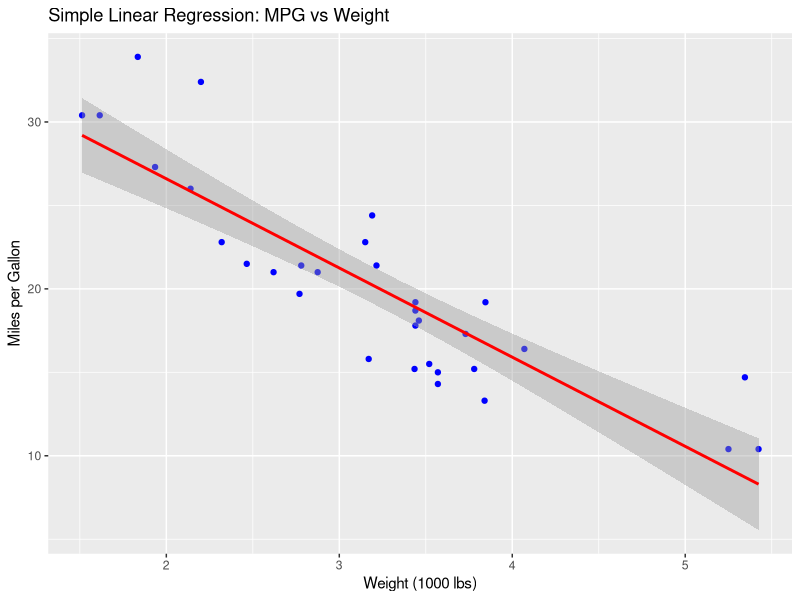
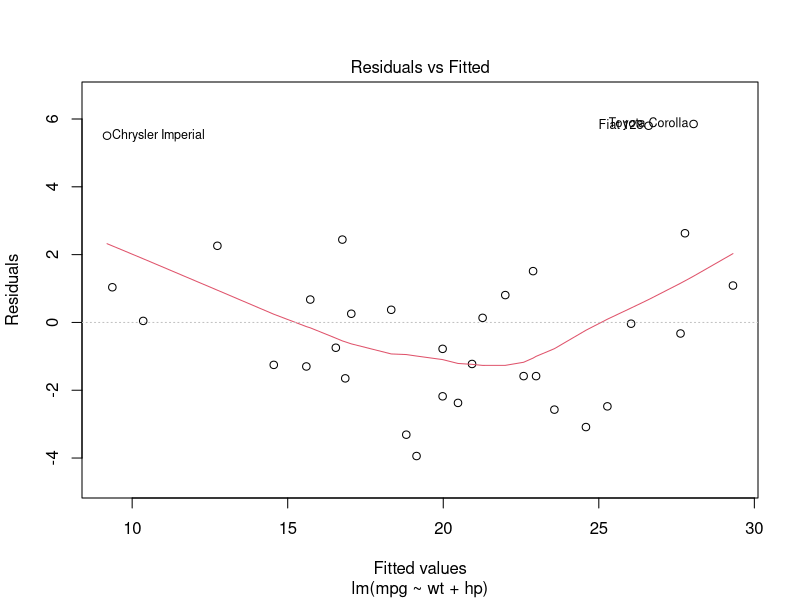
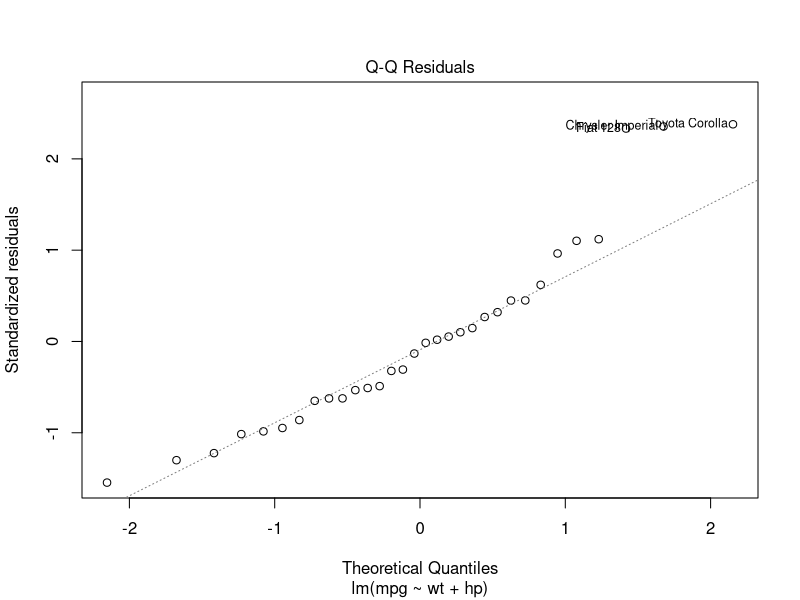

These charts were generated, in order, by the following R code:
#Performed By Niranjan Muley(A-18)
library(dplyr)
library(ggplot2)

data("mtcars")
head(mtcars)

# 1. Simple regression
model_simple <- lm(mpg ~ wt, data = mtcars)
summary(model_simple)

# 2. Plot regression
ggplot(mtcars, aes(x = wt, y = mpg)) +
  geom_point(color = "blue") +
  geom_smooth(method = "lm", se = TRUE, color = "red") +
  labs(title = "Simple Linear Regression: MPG vs Weight",
       x = "Weight (1000 lbs)", y = "Miles per Gallon")

# 3. Multiple regression
model_multiple <- lm(mpg ~ wt + hp, data = mtcars)
summary(model_multiple)

# 4. Residual diagnostics
plot(model_multiple, which = 1)   # Residuals vs Fitted
plot(model_multiple, which = 2)   # Q–Q plot

